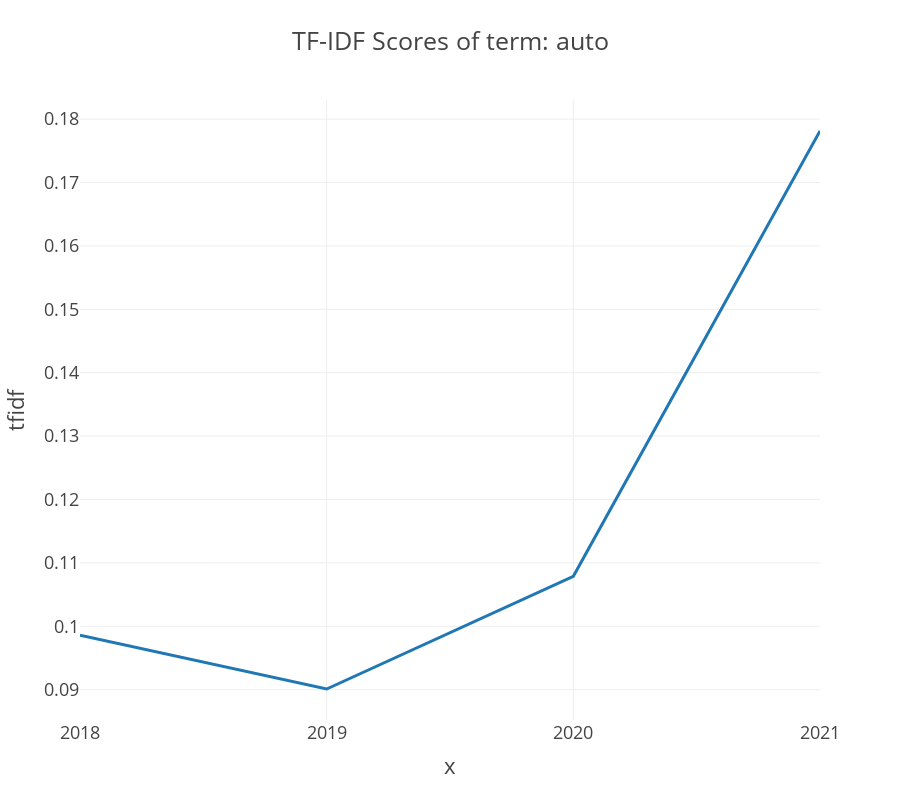

Notebook source saved alongside this figure:
### Markdown cell above
# Plotly - Lineplot

### Code cell
import plotly.express as px
import plotly.io as pio

pio.templates.default = "presentation"

term = 'auto'

fig = px.line(top_tfidf[top_tfidf['term'] == term],
  x= ['2018', '2019', '2020', '2021'],
  y="tfidf",
  title='TF-IDF Scores of term: {}'.format(term),
  height = 800)

fig.update_xaxes(type='category')
fig.show()

### Figure 1 — Plotly figure (JSON) as saved in the notebook; plotly's stock layout.template omitted (floating-point values rounded to 4 significant figures)
{"data": [{"hovertemplate": "x=%{x}<br>tfidf=%{y}<extra></extra>", "legendgroup": "", "line": {"color": "#1F77B4", "dash": "solid"}, "marker": {"symbol": "circle"}, "mode": "lines", "name": "", "orientation": "v", "showlegend": false, "type": "scatter", "x": ["2018", "2019", "2020", "2021"], "xaxis": "x", "y": [0.09858, 0.0901, 0.1079, 0.1781], "yaxis": "y"}], "layout": {"height": 800, "legend": {"tracegroupgap": 0}, "title": {"text": "TF-IDF Scores of term: auto"}, "xaxis": {"anchor": "y", "domain": [0, 1], "title": {"text": "x"}, "type": "category"}, "yaxis": {"anchor": "x", "domain": [0, 1], "title": {"text": "tfidf"}}}}
